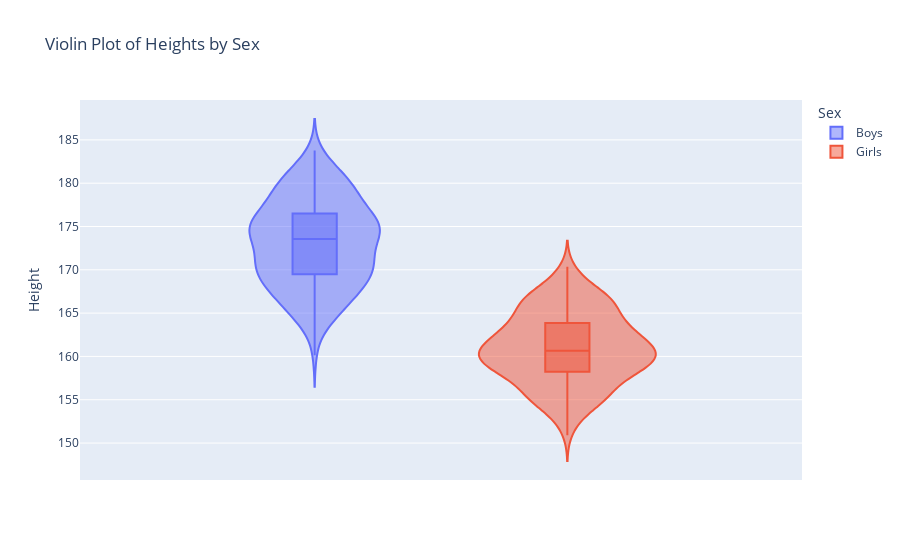

Source (notebook cell):
### Code cell
#sex of adult violin chart
px.violin(adults, y="Height", color="Sex", box=True, title="Violin Plot of Heights by Sex")

### Figure 1 — Plotly figure (JSON) as saved in the notebook; plotly's stock layout.template omitted (floating-point values rounded to 4 significant figures; data arrays with more than 128 entries replaced by an {"elided": "..."} marker saying what was removed)
{"data": [{"alignmentgroup": "True", "box": {"visible": true}, "hovertemplate": "Sex=Boys<br>Height=%{y}<extra></extra>", "legendgroup": "Boys", "marker": {"color": "#636efa"}, "name": "Boys", "offsetgroup": "Boys", "orientation": "v", "scalegroup": "True", "showlegend": true, "type": "violin", "x0": " ", "xaxis": "x", "y": {"elided": "200 float values"}, "y0": " ", "yaxis": "y"}, {"alignmentgroup": "True", "box": {"visible": true}, "hovertemplate": "Sex=Girls<br>Height=%{y}<extra></extra>", "legendgroup": "Girls", "marker": {"color": "#EF553B"}, "name": "Girls", "offsetgroup": "Girls", "orientation": "v", "scalegroup": "True", "showlegend": true, "type": "violin", "x0": " ", "xaxis": "x", "y": {"elided": "200 float values"}, "y0": " ", "yaxis": "y"}], "layout": {"legend": {"title": {"text": "Sex"}, "tracegroupgap": 0}, "title": {"text": "Violin Plot of Heights by Sex"}, "violinmode": "group", "xaxis": {"anchor": "y", "domain": [0, 1]}, "yaxis": {"anchor": "x", "domain": [0, 1], "title": {"text": "Height"}}}}
